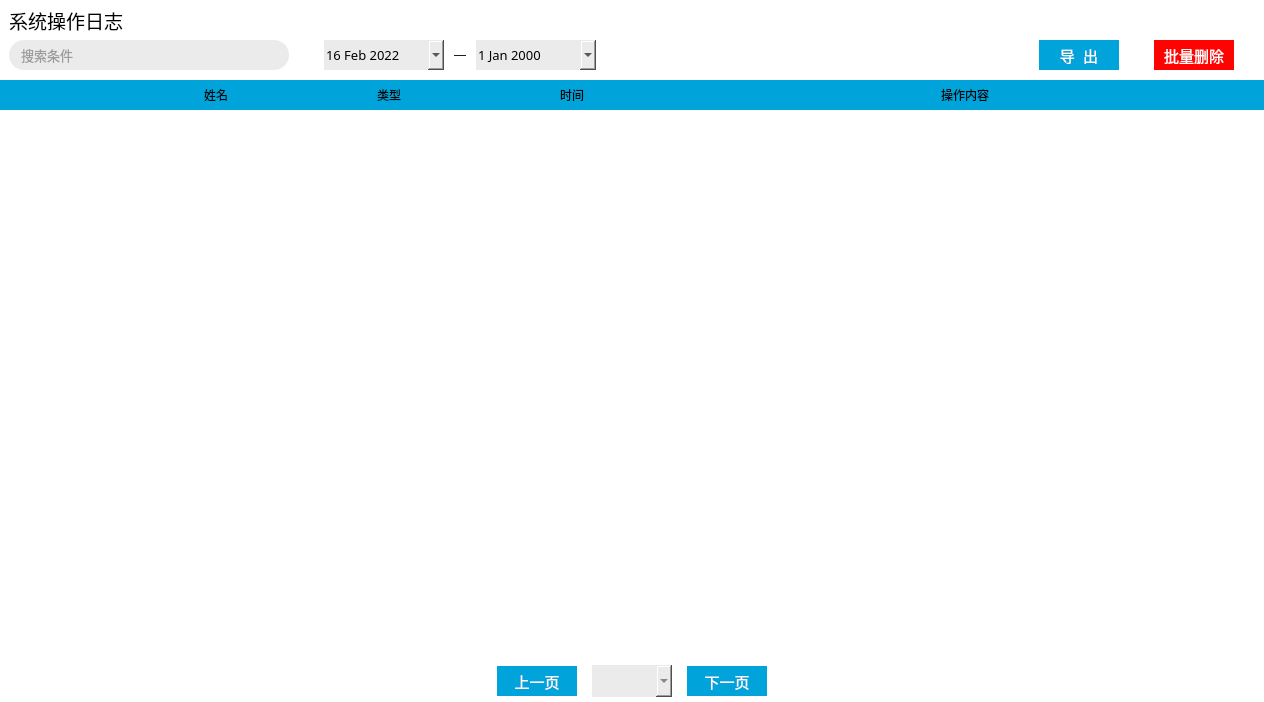
<?xml version="1.0" encoding="UTF-8"?>
<ui version="4.0">
 <class>SysOptLogForm</class>
 <widget class="QWidget" name="SysOptLogForm">
  <property name="geometry">
   <rect>
    <x>0</x>
    <y>0</y>
    <width>1264</width>
    <height>702</height>
   </rect>
  </property>
  <property name="windowTitle">
   <string>Form</string>
  </property>
  <property name="styleSheet">
   <string notr="true">QGroupBox{border:none;background-color:#FFFFFF;}
QPushButton{font-family:&quot;宋体&quot;;font-size:11pt;color:white;background:transparent;}
QCheckBox{background:transparent;margin-left:5px;}
QDateEdit{background-color:#FFEBEBEB;border:none;font-family:&quot;宋体&quot;;font-size:10pt;}
QDateEdit::drop-down {image: url(./Res/calendar.png);width:30px;height:30px;subcontrol-position: right top;subcontrol-origin:margin;}
QComboBox{color:#FF4D4D4D;}
QComboBox QAbstractItemView::item { height: 25px; color:#FF4D4D4D; }
QScrollArea{background:transparent;border:none;}
#scrollAreaWidgetContents{background-color:#FFFFFF;}
#lineSearch{background-color:#FFEBEBEB;color:#FF4D4D4D;border-radius: 15px; border: 2px; padding:0 0 0 10;}
#btnDel{background-color: rgb(255,62,62);}
#btnExport{background-color: rgb(68,99,190);}
#btnPrev{background-color: rgb(68,99,190);}
#btnNext{background-color: rgb(68,99,190);}
#gbxSysLogTableHeader{background-color: #FF00A3DA;}
#gbxSysLogTableHeader QLabel{qproperty-alignment: 'AlignHCenter|AlignVCenter';font-size:9pt;}
#btnExport{background-color:#FF00A3DA;border:none;}
#btnExport:hover{background-color:#8F00A3DA;}
#btnDel{background-color: rgb(255, 2, 2);border:none;}
#btnDel:hover{background-color:rgb(255, 111, 92);}
#btnPrev{background-color:#FF00A3DA;border:none;}
#btnPrev:hover{background-color:#8F00A3DA;}
#btnNext{background-color:#FF00A3DA;border:none;}
#btnNext:hover{background-color:#8F00A3DA;}

QListWidget{border:none;background:transparent;}
QListWidget::item{border-bottom:1px solid black;}
QListWidget::item .QLabel{qproperty-alignment: 'AlignHCenter|AlignVCenter';font-size:9pt;qproperty-min-height:50px;}
QListWidget::item .QPushButton{qproperty-alignment: ' AlignHCenter|AlignVCenter'; font-size:9pt;}
QListWidget::item:hover{background-color:#e5f3ff;}
QListWidget::item:pressed{background-color:#cde8ff;color:#FF4D4D4D}

QScrollBar{border:none;background:transparent;}
QScrollBar:vertical {width: 5px;}
QScrollBar:vertical{width:5px;background:#FFFFFF; margin:0px,0px,0px,0px;padding-top:0px;padding-bottom:0px;}
QScrollBar::handle:vertical{width:5px;background:transparent;border-radius:4px;min-height:60;}
QScrollBar::handle:vertical:hover{width:5px;background:rgba(0,0,0,20%);border-radius:4px;min-height:60;}
QScrollBar::add-line:vertical{height:0px;width:0px;subcontrol-position:bottom;}
QScrollBar::sub-line:vertical{height:0px;width:0px;subcontrol-position:top;}
QScrollBar::add-line:vertical:hover{height:0px;width:0px;subcontrol-position:bottom;}
QScrollBar::sub-line:vertical:hover{height:0px;width:0px;subcontrol-position:top;}
QScrollBar::sub-page:vertical{background: none;}
QScrollBar::add-page:vertical{background: none;}

QCheckBox{background:transparent;}
QCheckBox::indicator { width: 20px;height: 20px;}
QCheckBox::indicator:checked { image: url(./Res/checkbox-checked.png); } 
QCheckBox::indicator:unchecked {image: url(./Res/checkbox-unchecked.png);}
#optView{color:#4454a6;}
#optExport{color:#0ab363;}
#optDel{color:#e54356;}
</string>
  </property>
  <layout class="QVBoxLayout" name="verticalLayout">
   <property name="spacing">
    <number>0</number>
   </property>
   <property name="leftMargin">
    <number>0</number>
   </property>
   <property name="topMargin">
    <number>0</number>
   </property>
   <property name="rightMargin">
    <number>0</number>
   </property>
   <property name="bottomMargin">
    <number>0</number>
   </property>
   <item>
    <widget class="QGroupBox" name="groupBox_12">
     <property name="minimumSize">
      <size>
       <width>0</width>
       <height>80</height>
      </size>
     </property>
     <property name="maximumSize">
      <size>
       <width>16777215</width>
       <height>80</height>
      </size>
     </property>
     <property name="title">
      <string/>
     </property>
     <layout class="QHBoxLayout" name="horizontalLayout_15">
      <property name="spacing">
       <number>0</number>
      </property>
      <property name="leftMargin">
       <number>0</number>
      </property>
      <property name="topMargin">
       <number>0</number>
      </property>
      <property name="rightMargin">
       <number>0</number>
      </property>
      <property name="bottomMargin">
       <number>0</number>
      </property>
      <item>
       <layout class="QGridLayout" name="gridLayout_4">
        <property name="leftMargin">
         <number>9</number>
        </property>
        <property name="rightMargin">
         <number>30</number>
        </property>
        <property name="bottomMargin">
         <number>10</number>
        </property>
        <property name="horizontalSpacing">
         <number>10</number>
        </property>
        <item row="1" column="4">
         <widget class="QDateEdit" name="deEnd">
          <property name="minimumSize">
           <size>
            <width>120</width>
            <height>30</height>
           </size>
          </property>
          <property name="maximumSize">
           <size>
            <width>120</width>
            <height>30</height>
           </size>
          </property>
          <property name="font">
           <font>
            <family>宋体</family>
            <pointsize>10</pointsize>
           </font>
          </property>
          <property name="calendarPopup">
           <bool>true</bool>
          </property>
         </widget>
        </item>
        <item row="0" column="0">
         <widget class="QLabel" name="label_4">
          <property name="minimumSize">
           <size>
            <width>0</width>
            <height>40</height>
           </size>
          </property>
          <property name="maximumSize">
           <size>
            <width>16777215</width>
            <height>40</height>
           </size>
          </property>
          <property name="font">
           <font>
            <family>宋体</family>
            <pointsize>14</pointsize>
           </font>
          </property>
          <property name="styleSheet">
           <string notr="true"/>
          </property>
          <property name="text">
           <string>系统操作日志</string>
          </property>
         </widget>
        </item>
        <item row="1" column="6">
         <widget class="QPushButton" name="btnExport">
          <property name="minimumSize">
           <size>
            <width>80</width>
            <height>30</height>
           </size>
          </property>
          <property name="maximumSize">
           <size>
            <width>80</width>
            <height>30</height>
           </size>
          </property>
          <property name="text">
           <string>导  出</string>
          </property>
         </widget>
        </item>
        <item row="1" column="8">
         <widget class="QPushButton" name="btnDel">
          <property name="minimumSize">
           <size>
            <width>80</width>
            <height>30</height>
           </size>
          </property>
          <property name="maximumSize">
           <size>
            <width>80</width>
            <height>30</height>
           </size>
          </property>
          <property name="font">
           <font>
            <family>宋体</family>
            <pointsize>11</pointsize>
           </font>
          </property>
          <property name="styleSheet">
           <string notr="true"/>
          </property>
          <property name="text">
           <string>批量删除</string>
          </property>
         </widget>
        </item>
        <item row="1" column="2">
         <widget class="QDateEdit" name="deBegin">
          <property name="minimumSize">
           <size>
            <width>120</width>
            <height>0</height>
           </size>
          </property>
          <property name="maximumSize">
           <size>
            <width>120</width>
            <height>30</height>
           </size>
          </property>
          <property name="font">
           <font>
            <family>宋体</family>
            <pointsize>10</pointsize>
           </font>
          </property>
          <property name="inputMethodHints">
           <set>Qt::ImhPreferNumbers</set>
          </property>
          <property name="buttonSymbols">
           <enum>QAbstractSpinBox::UpDownArrows</enum>
          </property>
          <property name="dateTime">
           <datetime>
            <hour>7</hour>
            <minute>41</minute>
            <second>0</second>
            <year>2022</year>
            <month>2</month>
            <day>16</day>
           </datetime>
          </property>
          <property name="time">
           <time>
            <hour>7</hour>
            <minute>41</minute>
            <second>0</second>
           </time>
          </property>
          <property name="calendarPopup">
           <bool>true</bool>
          </property>
          <property name="timeSpec">
           <enum>Qt::UTC</enum>
          </property>
         </widget>
        </item>
        <item row="1" column="5">
         <spacer name="horizontalSpacer_2">
          <property name="orientation">
           <enum>Qt::Horizontal</enum>
          </property>
          <property name="sizeHint" stdset="0">
           <size>
            <width>40</width>
            <height>20</height>
           </size>
          </property>
         </spacer>
        </item>
        <item row="1" column="7">
         <widget class="QLabel" name="label_6">
          <property name="minimumSize">
           <size>
            <width>15</width>
            <height>0</height>
           </size>
          </property>
          <property name="maximumSize">
           <size>
            <width>15</width>
            <height>16777215</height>
           </size>
          </property>
          <property name="text">
           <string/>
          </property>
         </widget>
        </item>
        <item row="1" column="0">
         <widget class="QLineEdit" name="lineSearch">
          <property name="minimumSize">
           <size>
            <width>280</width>
            <height>30</height>
           </size>
          </property>
          <property name="maximumSize">
           <size>
            <width>280</width>
            <height>30</height>
           </size>
          </property>
          <property name="font">
           <font>
            <family>Arial</family>
            <pointsize>10</pointsize>
           </font>
          </property>
          <property name="tabletTracking">
           <bool>false</bool>
          </property>
          <property name="styleSheet">
           <string notr="true"/>
          </property>
          <property name="inputMask">
           <string/>
          </property>
          <property name="maxLength">
           <number>32767</number>
          </property>
          <property name="echoMode">
           <enum>QLineEdit::Normal</enum>
          </property>
          <property name="cursorPosition">
           <number>0</number>
          </property>
          <property name="placeholderText">
           <string>搜索条件</string>
          </property>
          <property name="clearButtonEnabled">
           <bool>false</bool>
          </property>
         </widget>
        </item>
        <item row="1" column="3">
         <widget class="QLabel" name="label">
          <property name="text">
           <string>—</string>
          </property>
         </widget>
        </item>
        <item row="1" column="1">
         <widget class="QLabel" name="label_2">
          <property name="minimumSize">
           <size>
            <width>15</width>
            <height>0</height>
           </size>
          </property>
          <property name="text">
           <string/>
          </property>
         </widget>
        </item>
       </layout>
      </item>
     </layout>
    </widget>
   </item>
   <item>
    <widget class="QGroupBox" name="groupBox_11">
     <property name="styleSheet">
      <string notr="true"/>
     </property>
     <property name="title">
      <string/>
     </property>
     <layout class="QHBoxLayout" name="horizontalLayout_9">
      <property name="spacing">
       <number>0</number>
      </property>
      <property name="leftMargin">
       <number>0</number>
      </property>
      <property name="topMargin">
       <number>0</number>
      </property>
      <property name="rightMargin">
       <number>0</number>
      </property>
      <property name="bottomMargin">
       <number>0</number>
      </property>
      <item>
       <widget class="QGroupBox" name="gbxContent">
        <property name="styleSheet">
         <string notr="true"/>
        </property>
        <property name="title">
         <string/>
        </property>
        <layout class="QHBoxLayout" name="horizontalLayout_19">
         <property name="spacing">
          <number>0</number>
         </property>
         <property name="leftMargin">
          <number>0</number>
         </property>
         <property name="topMargin">
          <number>0</number>
         </property>
         <property name="rightMargin">
          <number>0</number>
         </property>
         <property name="bottomMargin">
          <number>0</number>
         </property>
         <item>
          <layout class="QVBoxLayout" name="verticalLayout_7">
           <property name="spacing">
            <number>0</number>
           </property>
           <property name="bottomMargin">
            <number>0</number>
           </property>
           <item>
            <widget class="QScrollArea" name="scrollArea">
             <property name="verticalScrollBarPolicy">
              <enum>Qt::ScrollBarAlwaysOff</enum>
             </property>
             <property name="widgetResizable">
              <bool>true</bool>
             </property>
             <widget class="QWidget" name="scrollAreaWidgetContents">
              <property name="geometry">
               <rect>
                <x>0</x>
                <y>0</y>
                <width>1262</width>
                <height>578</height>
               </rect>
              </property>
              <layout class="QVBoxLayout" name="verticalLayout_2">
               <property name="spacing">
                <number>0</number>
               </property>
               <property name="leftMargin">
                <number>0</number>
               </property>
               <property name="topMargin">
                <number>0</number>
               </property>
               <property name="rightMargin">
                <number>0</number>
               </property>
               <property name="bottomMargin">
                <number>0</number>
               </property>
               <item>
                <widget class="QGroupBox" name="gbxSysLogTableHeader">
                 <property name="minimumSize">
                  <size>
                   <width>0</width>
                   <height>30</height>
                  </size>
                 </property>
                 <property name="maximumSize">
                  <size>
                   <width>16777215</width>
                   <height>30</height>
                  </size>
                 </property>
                 <property name="styleSheet">
                  <string notr="true"/>
                 </property>
                 <property name="title">
                  <string/>
                 </property>
                 <layout class="QHBoxLayout" name="horizontalLayout">
                  <property name="spacing">
                   <number>0</number>
                  </property>
                  <property name="leftMargin">
                   <number>0</number>
                  </property>
                  <property name="topMargin">
                   <number>0</number>
                  </property>
                  <property name="rightMargin">
                   <number>5</number>
                  </property>
                  <property name="bottomMargin">
                   <number>0</number>
                  </property>
                  <item>
                   <widget class="QCheckBox" name="chkAll">
                    <property name="minimumSize">
                     <size>
                      <width>40</width>
                      <height>20</height>
                     </size>
                    </property>
                    <property name="maximumSize">
                     <size>
                      <width>40</width>
                      <height>20</height>
                     </size>
                    </property>
                    <property name="sizeIncrement">
                     <size>
                      <width>0</width>
                      <height>0</height>
                     </size>
                    </property>
                    <property name="baseSize">
                     <size>
                      <width>0</width>
                      <height>0</height>
                     </size>
                    </property>
                    <property name="layoutDirection">
                     <enum>Qt::LeftToRight</enum>
                    </property>
                    <property name="styleSheet">
                     <string notr="true"/>
                    </property>
                    <property name="text">
                     <string/>
                    </property>
                   </widget>
                  </item>
                  <item>
                   <widget class="QLabel" name="label_5">
                    <property name="minimumSize">
                     <size>
                      <width>180</width>
                      <height>0</height>
                     </size>
                    </property>
                    <property name="maximumSize">
                     <size>
                      <width>180</width>
                      <height>16777215</height>
                     </size>
                    </property>
                    <property name="styleSheet">
                     <string notr="true"/>
                    </property>
                    <property name="text">
                     <string>姓名</string>
                    </property>
                    <property name="alignment">
                     <set>Qt::AlignCenter</set>
                    </property>
                   </widget>
                  </item>
                  <item>
                   <widget class="QLabel" name="label_9">
                    <property name="minimumSize">
                     <size>
                      <width>80</width>
                      <height>0</height>
                     </size>
                    </property>
                    <property name="maximumSize">
                     <size>
                      <width>80</width>
                      <height>16777215</height>
                     </size>
                    </property>
                    <property name="styleSheet">
                     <string notr="true"/>
                    </property>
                    <property name="text">
                     <string>类型</string>
                    </property>
                    <property name="alignment">
                     <set>Qt::AlignCenter</set>
                    </property>
                   </widget>
                  </item>
                  <item>
                   <widget class="QLabel" name="label_12">
                    <property name="minimumSize">
                     <size>
                      <width>200</width>
                      <height>0</height>
                     </size>
                    </property>
                    <property name="maximumSize">
                     <size>
                      <width>200</width>
                      <height>16777215</height>
                     </size>
                    </property>
                    <property name="styleSheet">
                     <string notr="true"/>
                    </property>
                    <property name="text">
                     <string>时间</string>
                    </property>
                    <property name="alignment">
                     <set>Qt::AlignCenter</set>
                    </property>
                   </widget>
                  </item>
                  <item>
                   <widget class="QLabel" name="label_13">
                    <property name="minimumSize">
                     <size>
                      <width>500</width>
                      <height>0</height>
                     </size>
                    </property>
                    <property name="maximumSize">
                     <size>
                      <width>500</width>
                      <height>16777215</height>
                     </size>
                    </property>
                    <property name="styleSheet">
                     <string notr="true"/>
                    </property>
                    <property name="text">
                     <string>操作内容</string>
                    </property>
                    <property name="alignment">
                     <set>Qt::AlignCenter</set>
                    </property>
                   </widget>
                  </item>
                 </layout>
                </widget>
               </item>
               <item>
                <widget class="QListWidget" name="listWidgetLogs">
                 <property name="focusPolicy">
                  <enum>Qt::ClickFocus</enum>
                 </property>
                 <property name="styleSheet">
                  <string notr="true"/>
                 </property>
                 <property name="verticalScrollBarPolicy">
                  <enum>Qt::ScrollBarAlwaysOn</enum>
                 </property>
                 <property name="editTriggers">
                  <set>QAbstractItemView::NoEditTriggers</set>
                 </property>
                 <property name="selectionMode">
                  <enum>QAbstractItemView::NoSelection</enum>
                 </property>
                 <property name="selectionBehavior">
                  <enum>QAbstractItemView::SelectRows</enum>
                 </property>
                </widget>
               </item>
              </layout>
             </widget>
            </widget>
           </item>
           <item>
            <widget class="QGroupBox" name="groupBox">
             <property name="title">
              <string/>
             </property>
             <layout class="QHBoxLayout" name="horizontalLayout_2">
              <property name="spacing">
               <number>15</number>
              </property>
              <property name="leftMargin">
               <number>0</number>
              </property>
              <property name="topMargin">
               <number>5</number>
              </property>
              <property name="rightMargin">
               <number>0</number>
              </property>
              <property name="bottomMargin">
               <number>5</number>
              </property>
              <item>
               <spacer name="horizontalSpacer">
                <property name="orientation">
                 <enum>Qt::Horizontal</enum>
                </property>
                <property name="sizeHint" stdset="0">
                 <size>
                  <width>40</width>
                  <height>20</height>
                 </size>
                </property>
               </spacer>
              </item>
              <item>
               <widget class="QPushButton" name="btnPrev">
                <property name="minimumSize">
                 <size>
                  <width>80</width>
                  <height>30</height>
                 </size>
                </property>
                <property name="maximumSize">
                 <size>
                  <width>80</width>
                  <height>30</height>
                 </size>
                </property>
                <property name="text">
                 <string>上一页</string>
                </property>
               </widget>
              </item>
              <item>
               <widget class="QComboBox" name="cbxPages">
                <property name="minimumSize">
                 <size>
                  <width>80</width>
                  <height>32</height>
                 </size>
                </property>
                <property name="maximumSize">
                 <size>
                  <width>80</width>
                  <height>32</height>
                 </size>
                </property>
                <property name="sizeIncrement">
                 <size>
                  <width>0</width>
                  <height>0</height>
                 </size>
                </property>
                <property name="styleSheet">
                 <string notr="true">background-color: #FFEBEBEB; border:none;</string>
                </property>
                <property name="editable">
                 <bool>false</bool>
                </property>
                <property name="currentText">
                 <string/>
                </property>
                <property name="placeholderText">
                 <string/>
                </property>
               </widget>
              </item>
              <item>
               <widget class="QPushButton" name="btnNext">
                <property name="minimumSize">
                 <size>
                  <width>80</width>
                  <height>30</height>
                 </size>
                </property>
                <property name="maximumSize">
                 <size>
                  <width>80</width>
                  <height>30</height>
                 </size>
                </property>
                <property name="text">
                 <string>下一页</string>
                </property>
               </widget>
              </item>
              <item>
               <spacer name="horizontalSpacer_3">
                <property name="orientation">
                 <enum>Qt::Horizontal</enum>
                </property>
                <property name="sizeHint" stdset="0">
                 <size>
                  <width>40</width>
                  <height>20</height>
                 </size>
                </property>
               </spacer>
              </item>
             </layout>
            </widget>
           </item>
          </layout>
         </item>
        </layout>
       </widget>
      </item>
     </layout>
    </widget>
   </item>
  </layout>
 </widget>
 <resources/>
 <connections/>
</ui>
